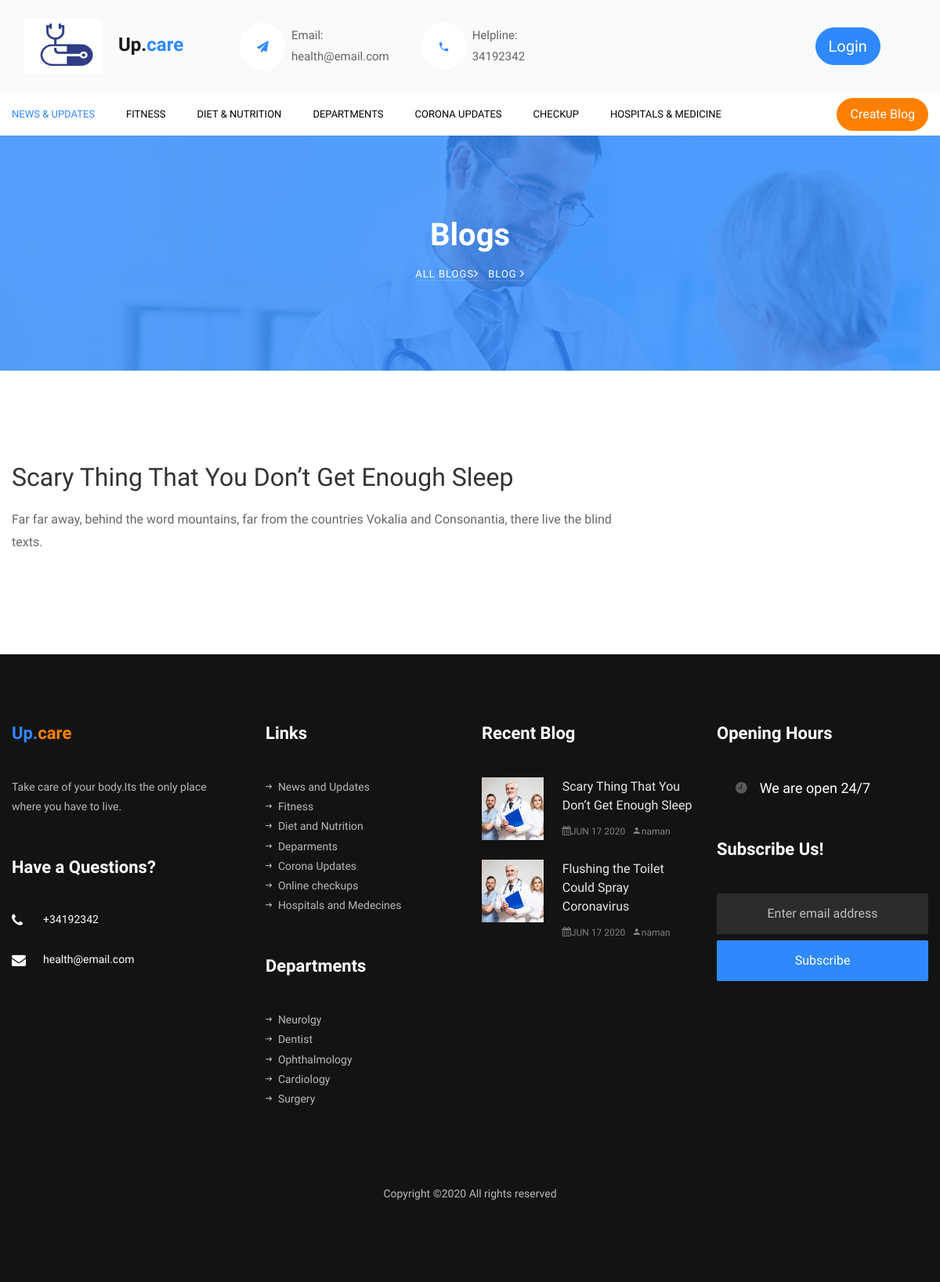
/blog/10, run on the app's committed database.
### auth0login/models.py (models this page shows, shortened)
class Blogs(models.Model):
	title=models.CharField(max_length=100)
	date= models.DateField(auto_now_add=True)
	description = models.TextField()
	image=models.ImageField(upload_to='blogs/images/',default='image_1.jpg')
	user=models.ForeignKey(User,on_delete=models.CASCADE)

### auth0login/views.py (the view)
# urls.py: path('blog/<int:blog_id>',views.details,name="details"),
def details(request,blog_id):
    blogs=Blogs.objects.all()
    blog=get_object_or_404(Blogs, pk = blog_id)
    return render(request,'blog/blog-single.html',{'blog':blog,'Blogs':blogs})

### auth0login/templates/blog/blog-single.html (shortened to what this page needs)
{% load static %}
<!DOCTYPE html>
<html lang="en">
  <head>
    <link rel="stylesheet" href="{% static 'css/open-iconic-bootstrap.min.css' %}">
    <link rel="stylesheet" href="{% static 'css/animate.css' %}">
    <link rel="stylesheet" href="{% static 'css/owl.carousel.min.css' %}">
    <link rel="stylesheet" href="{% static 'css/owl.theme.default.min.css' %}">
    <link rel="stylesheet" href="{% static 'css/magnific-popup.css' %}">
    <link rel="stylesheet" href="{% static 'css/aos.css' %}">
    <link rel="stylesheet" href="{% static 'css/ionicons.min.css' %}">
    <link rel="stylesheet" href="{% static 'css/bootstrap-datepicker.css' %}">
    <link rel="stylesheet" href="{% static 'css/jquery.timepicker.css' %}">
    <link rel="stylesheet" href="{% static 'css/flaticon.css' %}">
    <link rel="stylesheet" href="{% static 'css/icomoon.css' %}">
    <link rel="stylesheet" href="{% static 'css/style.css' %}">
  </head>
  <body>
    {% include 'base.html' %}
    <nav class="navbar navbar-expand-lg navbar-dark bg-dark ftco-navbar-light" id="ftco-navbar">
	    <div class="container d-flex align-items-center">
	      <p class="button-custom order-lg-last mb-0"><a href="{% url 'createblog' %}" class="btn btn-secondary py-2 px-3">Create Blog</a></p>
	      <div class="collapse navbar-collapse" id="ftco-nav">
	        <ul class="navbar-nav mr-auto">
	        	<li class="nav-item active"><a href="{% url 'dashboard' %}" class="nav-link pl-0">News & Updates</a></li>
	        	<li class="nav-item"><a href="{% url 'fitness' %}" class="nav-link">Fitness</a></li>
	        	<li class="nav-item"><a href="{% url 'diet' %}" class="nav-link">Diet & nutrition</a></li>
	        	<li class="nav-item"><a href="{% url 'departments' %}" class="nav-link">Departments</a></li>
	        	<li class="nav-item"><a href="{% url 'corona_updates' %}" class="nav-link">Corona updates</a></li>
	        	<li class="nav-item"><a href="{% url 'eyeeartest' %}" class="nav-link">checkup</a></li>
	          <li class="nav-item"><a href="{% url 'hospital_medecine' %}" class="nav-link">Hospitals & medicine</a></li>
	        </ul>
	      </div>
	    </div>
	  </nav>
    <section class="hero-wrap hero-wrap-2" style="background-image: url({% static 'images/bg_1.jpg'%});" data-stellar-background-ratio="0.5">
      <div class="overlay"></div>
      <div class="container">
        <div class="row no-gutters slider-text align-items-center justify-content-center">
          <div class="col-md-9 ftco-animate text-center">
            <h1 class="mb-2 bread">Blogs</h1>
            <p class="breadcrumbs"><span class="mr-2"><a href="index.html">all blogs<i class="ion-ios-arrow-forward"></i></a></span> <span>Blog <i class="ion-ios-arrow-forward"></i></span></p>
          </div>
        </div>
      </div>
    </section>
		<section class="ftco-section">
			<div class="container">
				<div class="row">
          <div class="col-lg-8 ftco-animate">
            <h2 class="mb-3">{{ blog.title }}</h2>
            <p>{{ blog.description }}</p>
            </div>
            </div>
            </div>
            </section>
            {% include 'footer.html' %}
  </body>
</html>

### auth0login/templates/footer.html (shortened to what this page needs)
<footer class="ftco-footer ftco-bg-dark ftco-section">
    <div class="container">
      <div class="row mb-5">
        <div class="col-md">
          <div class="ftco-footer-widget mb-5">
            <h2 class="ftco-heading-2 logo">Up.<span>care</span></h2>
            <p>Take care of your body.Its the only place where you have to live.</p>
          </div>
          <div class="ftco-footer-widget mb-5">
              <h2 class="ftco-heading-2">Have a Questions?</h2>
              <div class="block-23 mb-3">
                <ul>
                  <li><a href="#"><span class="icon icon-phone"></span><span class="text">+34192342</span></a></li>
                  <li><a href="#"><span class="icon icon-envelope"></span><span class="text">health@email.com</span></a></li>
                </ul>
              </div>
              <ul class="ftco-footer-social list-unstyled float-md-left float-lft mt-3">
            </ul>
          </div>
        </div>
        <div class="col-md">
          <div class="ftco-footer-widget mb-5 ml-md-4">
            <h2 class="ftco-heading-2">Links</h2>
            <ul class="list-unstyled">
              <li><a href="{% url 'dashboard' %}"><span class="ion-ios-arrow-round-forward mr-2"></span>News and Updates</a></li>
              <li><a href="{% url 'fitness' %}"><span class="ion-ios-arrow-round-forward mr-2"></span>Fitness</a></li>
              <li><a href="{% url 'diet' %}"><span class="ion-ios-arrow-round-forward mr-2"></span>Diet and Nutrition</a></li>
              <li><a href="{% url 'departments' %}"><span class="ion-ios-arrow-round-forward mr-2"></span>Deparments</a></li>
              <li><a href="{% url 'corona_updates' %}"><span class="ion-ios-arrow-round-forward mr-2"></span>Corona Updates</a></li>
              <li><a href="{% url 'eyeeartest' %}"><span class="ion-ios-arrow-round-forward mr-2"></span>Online checkups</a></li>
              <li><a href="{% url 'hospital_medecine' %}"><span class="ion-ios-arrow-round-forward mr-2"></span>Hospitals and Medecines</a></li>
            </ul>
          </div>
          <div class="ftco-footer-widget mb-5 ml-md-4">
            <h2 class="ftco-heading-2">Departments</h2>
            <ul class="list-unstyled">
              <li><a href="{% url 'departments' %}"><span class="ion-ios-arrow-round-forward mr-2"></span>Neurolgy</a></li>
              <li><a href="{% url 'departments' %}"><span class="ion-ios-arrow-round-forward mr-2"></span>Dentist</a></li>
              <li><a href="{% url 'departments' %}"><span class="ion-ios-arrow-round-forward mr-2"></span>Ophthalmology</a></li>
              <li><a href="{% url 'departments' %}"><span class="ion-ios-arrow-round-forward mr-2"></span>Cardiology</a></li>
              <li><a href="{% url 'departments' %}"><span class="ion-ios-arrow-round-forward mr-2"></span>Surgery</a></li>
            </ul>
          </div>
        </div>
        <div class="col-md">
            <div class="ftco-footer-widget mb-5">
              <h2 class="ftco-heading-2">Recent Blog</h2>
              {% for i in Blogs %}
              <div class="block-21 mb-4 d-flex">
                <a class="blog-img mr-4" style="background-image: url({{ i.image.url }});"></a>
                <div class="text">
                  <h3 class="heading"><a href="{% url 'details' i.id %}">{{ i.title }}</a></h3>
                  <div class="meta">
                    <div><a href="#"><span class="icon-calendar"></span>{{ i.date|date:'M d Y'|upper }}</a></div>
                    <div><a href="#"><span class="icon-person"></span>{{i.user}}</a></div>
                  </div>
                </div>
              </div>
              {% endfor %}
            </div>
          </div>
        <div class="col-md">
            <div class="ftco-footer-widget mb-5">
              <h2 class="ftco-heading-2">Opening Hours</h2>
              <h3 class="open-hours pl-4"><span class="ion-ios-time mr-3"></span>We are open 24/7</h3>
          </div>
          <div class="ftco-footer-widget mb-5">
              <h2 class="ftco-heading-2">Subscribe Us!</h2>
            <form action="#" class="subscribe-form">
              <div class="form-group">
                <input type="text" class="form-control mb-2 text-center" placeholder="Enter email address">
                <input type="submit" value="Subscribe" class="form-control submit px-3">
              </div>
            </form>
          </div>
        </div>
      </div>
      <div class="row">
        <div class="col-md-12 text-center">
          <p>
Copyright &copy;<script>document.write(new Date().getFullYear());</script> All rights reserved
</p>
        </div>
      </div>
    </div>
  </footer>

### static/css/icomoon.css (style rules this page uses)
[class^="icon-"], [class*=" icon-"] { font-family: 'icomoon' !important; speak: none; font-style: normal; font-weight: normal; font-variant: normal; text-transform: none; line-height: 1; -webkit-font-smoothing: antialiased; -moz-osx-font-smoothing: grayscale; }
.icon-calendar:before { content: "\f073"; }
.icon-phone:before { content: "\f095"; }
.icon-envelope:before { content: "\f0e0"; }
.icon-person:before { content: "\e7fd"; }

### data on the page
Blogs: title "Scary Thing That You Don’t Get Enough Sleep", description "Far far away, behind the word mountains, far from the countries Vokalia and Consonantia, there live the blind texts.", image (picture), date "JUN 17 2020", user "naman"
Blogs: image (picture), title "Flushing the Toilet Could Spray Coronavirus", date "JUN 17 2020", user "naman"
